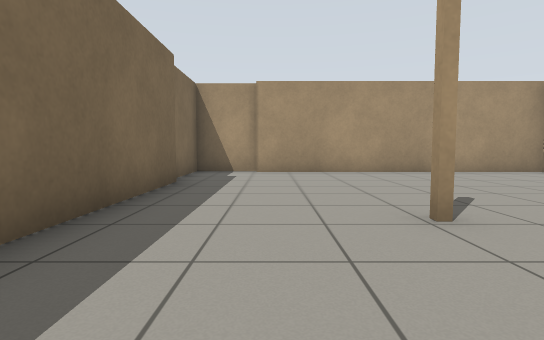
[1] (above)

13 first-person views from a walk through a robot-simulator world made for Gazebo. The camera is 0.72 m above the floor, tilts 4° down and sees 80° across. The floor is counted in squares, 1 m on a side. Each view is taken from the middle of a square. On the plan, view 1 faces up. The plan holds only what a view shows up to about 10 squares ahead; the rest is blank.

[2]
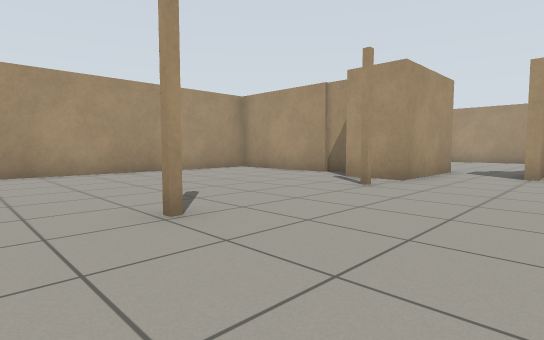

[3]
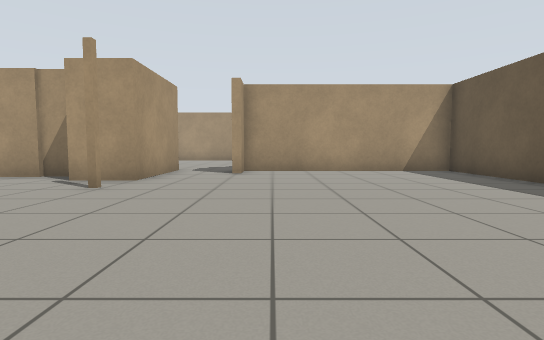

[4]
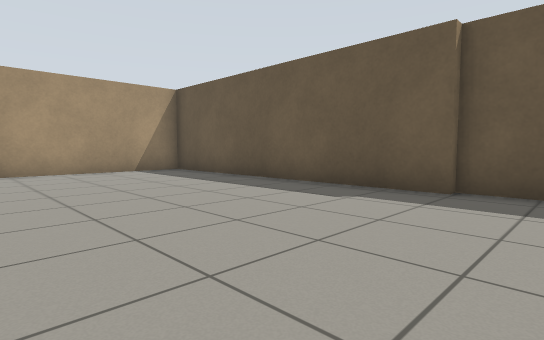

[5]
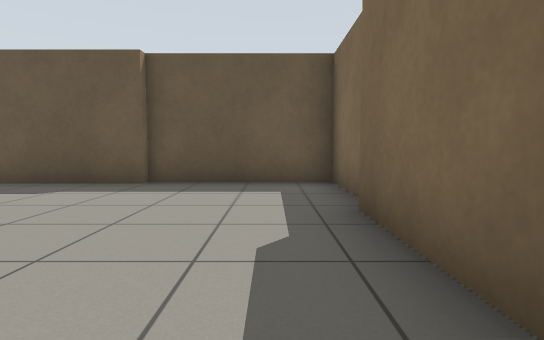

[6]
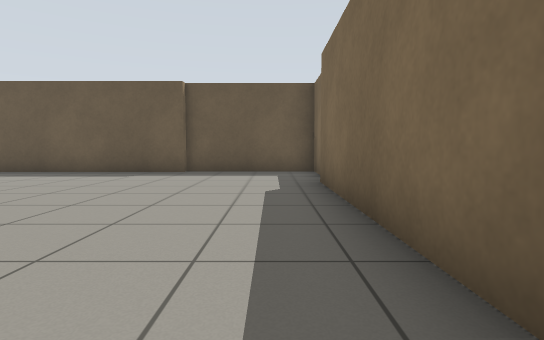

[7]
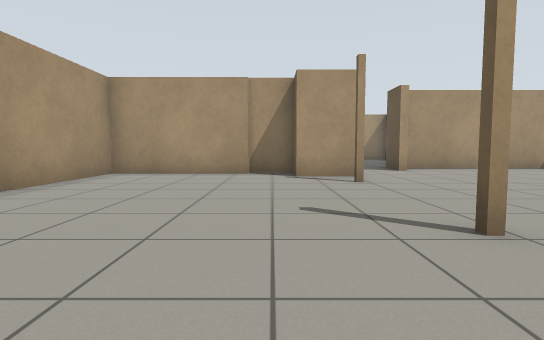

[8]
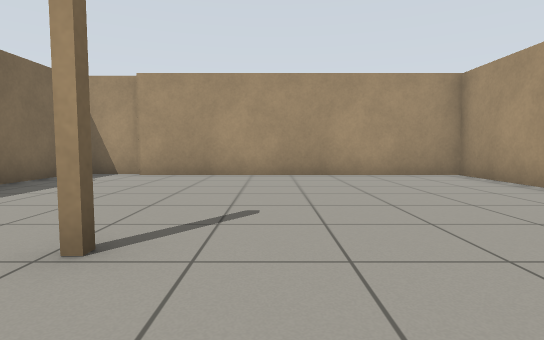

[9]
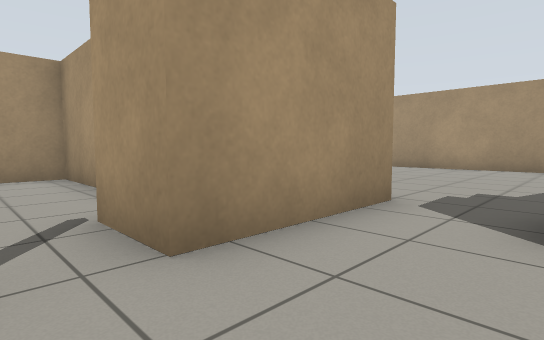

[10]
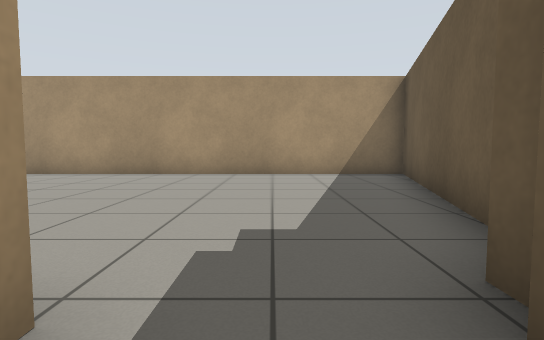

[11]
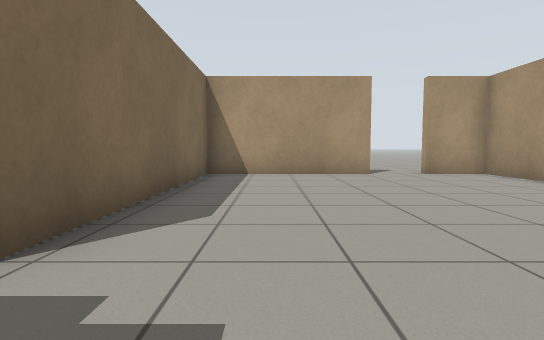

[12]
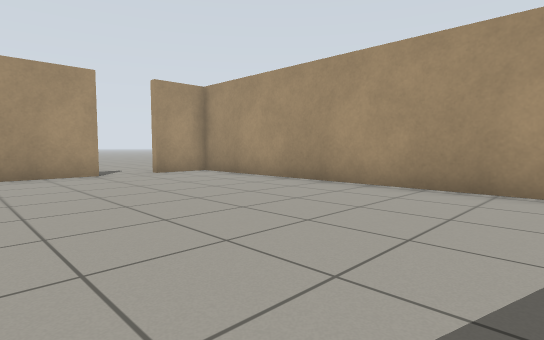

[13]
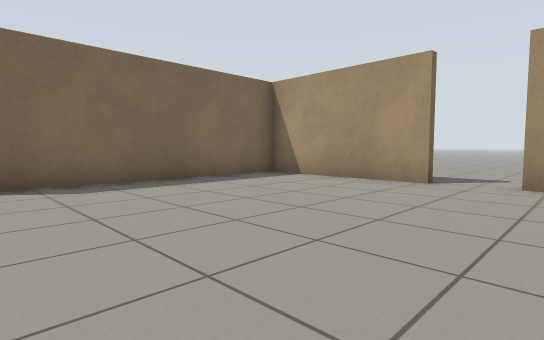

### Floor plan
Ten units are one square. View 1 is at (0, 0); x grows to the right and y downward. Boxes are objects, and circles mark ways between rooms. Rooms are numbered by the first view taken in them; rooms with no view inside come last. Other rooms are left out.
<svg viewBox="-27 -105 210 167">
<path fill="none" stroke="#000" d="M79 -44 79 -94 -5 -94M84 -29 70 -29 70 -44 75 -44M-20 -68 -20 28M15 54 98 54 98 -8 89 -8M-22 36 -22 57 16 57M-4 -98 -22 -98 -22 -71M148 -98 103 -98 103 -29 84 -29M119 0 178 15 178 -98 161 -98"/>
<circle cx="95" cy="-20" r="3" fill="#2a7"/>
<text x="30" y="-20">1</text>
<text x="140" y="-50">2</text>
</svg>
Room 1 opens to room 2.

Where each view was taken, in squares from view 1:
view 1: 0 up, 0 right, facing up
view 2: 0 up, 0 right, facing up-right
view 3: 0 up, 0 right, facing right
view 4: 0 up, 0 right, facing down-right
view 5: 1 up, 1 left, facing down
view 6: 4 up, 1 left, facing down
view 7: 5 up, 1 left, facing right
view 8: 1 up, 3 right, facing up
view 9: 1 up, 6 right, facing up-right
view 10: 2 up, 9 right, facing right
view 11: 1 up, 12 right, facing up
view 12: 1 up, 12 right, facing up-right
view 13: 3 up, 17 right, facing up-left
